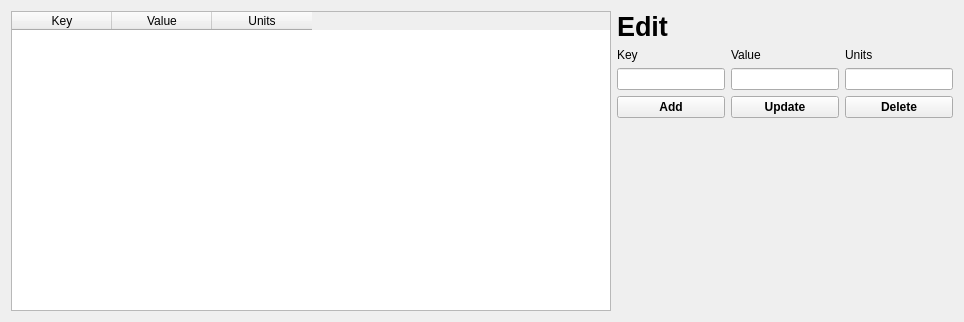
        <widget class="QWidget" name="metadata">
         <attribute name="title">
          <string>Metadata</string>
         </attribute>
         <layout class="QHBoxLayout" name="horizontalLayout">
          <item>
           <widget class="QTableWidget" name="metadataTable">
            <property name="minimumSize">
             <size>
              <width>600</width>
              <height>300</height>
             </size>
            </property>
            <property name="styleSheet">
             <string notr="true">selection-background-color: rgb(58, 152, 112);</string>
            </property>
            <property name="sizeAdjustPolicy">
             <enum>QAbstractScrollArea::AdjustToContents</enum>
            </property>
            <property name="editTriggers">
             <set>QAbstractItemView::NoEditTriggers</set>
            </property>
            <property name="selectionMode">
             <enum>QAbstractItemView::SingleSelection</enum>
            </property>
            <property name="selectionBehavior">
             <enum>QAbstractItemView::SelectRows</enum>
            </property>
            <column>
             <property name="text">
              <string>Key</string>
             </property>
            </column>
            <column>
             <property name="text">
              <string>Value</string>
             </property>
            </column>
            <column>
             <property name="text">
              <string>Units</string>
             </property>
            </column>
           </widget>
          </item>
          <item>
           <layout class="QGridLayout" name="gridLayout_2">
            <item row="9" column="0">
             <spacer name="verticalSpacer">
              <property name="orientation">
               <enum>Qt::Vertical</enum>
              </property>
              <property name="sizeHint" stdset="0">
               <size>
                <width>20</width>
                <height>40</height>
               </size>
              </property>
             </spacer>
            </item>
            <item row="6" column="2">
             <widget class="QLineEdit" name="metaUnitsField"/>
            </item>
            <item row="4" column="1">
             <widget class="QLabel" name="label_6">
              <property name="text">
               <string>Value</string>
              </property>
             </widget>
            </item>
            <item row="7" column="1">
             <widget class="QPushButton" name="metaUpdateButton">
              <property name="font">
               <font>
                <weight>75</weight>
                <bold>true</bold>
               </font>
              </property>
              <property name="text">
               <string>Update</string>
              </property>
             </widget>
            </item>
            <item row="6" column="0">
             <widget class="QLineEdit" name="metaKeyField"/>
            </item>
            <item row="7" column="0">
             <widget class="QPushButton" name="metaAddButton">
              <property name="font">
               <font>
                <weight>75</weight>
                <bold>true</bold>
               </font>
              </property>
              <property name="text">
               <string>Add</string>
              </property>
             </widget>
            </item>
            <item row="0" column="0">
             <widget class="QLabel" name="label_3">
              <property name="font">
               <font>
                <pointsize>20</pointsize>
                <weight>75</weight>
                <bold>true</bold>
               </font>
              </property>
              <property name="text">
               <string>Edit</string>
              </property>
             </widget>
            </item>
            <item row="4" column="2">
             <widget class="QLabel" name="label_5">
              <property name="text">
               <string>Units</string>
              </property>
             </widget>
            </item>
            <item row="4" column="0">
             <widget class="QLabel" name="label_4">
              <property name="text">
               <string>Key</string>
              </property>
             </widget>
            </item>
            <item row="7" column="2">
             <widget class="QPushButton" name="metaDeleteButton">
              <property name="font">
               <font>
                <weight>75</weight>
                <bold>true</bold>
               </font>
              </property>
              <property name="text">
               <string>Delete</string>
              </property>
             </widget>
            </item>
            <item row="6" column="1">
             <widget class="QLineEdit" name="metaValueField"/>
            </item>
           </layout>
          </item>
         </layout>
        </widget>
